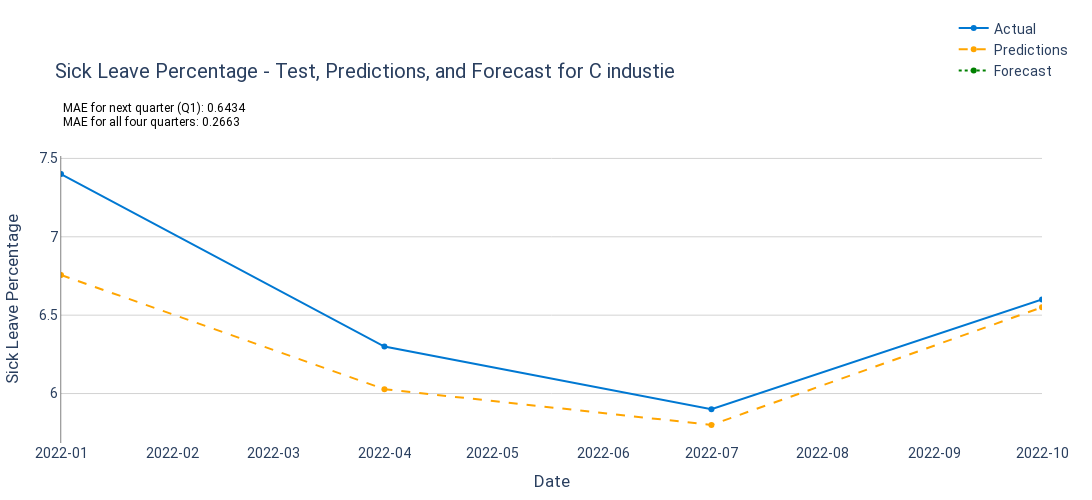

Source (notebook cell):
### Code cell
# 16.Visualization with Combined Plot for Test, Predictions, and Forecast
fig = go.Figure()

# Add actual sick leave percentage line (test data)
fig.add_trace(go.Scatter(
    x=y_test.index,
    y=y_test,
    mode='lines+markers',
    name='Actual',
    line=dict(color='#0078d2', width=2)
))

# Add predictions line for test period
fig.add_trace(go.Scatter(
    x=y_test.index,
    y=y_pred_test,
    mode='lines+markers',
    name='Predictions',
    line=dict(color='orange', width=2, dash='dash')
))

# Add forecast line for future period
fig.add_trace(go.Scatter(
    x=pd.date_range(start="2023-01-01", periods=4, freq='QS'),
    y=forecast_mean,
    mode='lines+markers',
    name='Forecast',
    line=dict(color='green', width=2, dash='dot')
))

# Add MAE values as text annotations
fig.add_annotation(
    xref="paper", yref="paper", x=0.00, y=1.15, showarrow=False,
    text=f"MAE for all four quarters: {mae_all:.4f}",
    font=dict(size=12, color="black")
)

fig.add_annotation(
    xref="paper", yref="paper", x=0.00, y=1.20, showarrow=False,
    text=f"MAE for next quarter (Q1): {mae_q1:.4f}",
    font=dict(size=12, color="black")
)

# Set layout and design for better visualization
fig.update_layout(
    title=f'Sick Leave Percentage - Test, Predictions, and Forecast for {branch_name.capitalize()}',
    xaxis_title='Date',
    yaxis_title='Sick Leave Percentage',
    plot_bgcolor='white',
    xaxis=dict(
        showgrid=False,
        tickformat="%Y-%m",  # Year-Month format for clearer date labeling
        range=[y_test.index.min(), pd.Timestamp("2022-10-01")]
    ),
    yaxis=dict(
        showgrid=True, gridcolor='lightgrey', showline=True, linewidth=0.5, linecolor='black'
    ),
    legend=dict(
        x=0.91, y=1.5, traceorder="normal"
    ),
    font=dict(family="Roboto", size=14),
    margin=dict(l=50, r=50, t=80, b=50),
    width=1100, height=500
)

# Show Plot
fig.show()

# Optionally Save Plot as HTML
fig.write_html("C:/Users/c.hakker/Downloads/Sick_leave_predict_sarimax_g_handel.html")

### Figure 1 — Plotly figure (JSON) as saved in the notebook; plotly's stock layout.template omitted (floating-point values rounded to 4 significant figures)
{"data": [{"line": {"color": "#0078d2", "width": 2}, "mode": "lines+markers", "name": "Actual", "type": "scatter", "x": ["2022-01-01T00:00:00", "2022-04-01T00:00:00", "2022-07-01T00:00:00", "2022-10-01T00:00:00"], "y": [7.4, 6.3, 5.9, 6.6]}, {"line": {"color": "orange", "dash": "dash", "width": 2}, "mode": "lines+markers", "name": "Predictions", "type": "scatter", "x": ["2022-01-01T00:00:00", "2022-04-01T00:00:00", "2022-07-01T00:00:00", "2022-10-01T00:00:00"], "y": [6.757, 6.028, 5.8, 6.55]}, {"line": {"color": "green", "dash": "dot", "width": 2}, "mode": "lines+markers", "name": "Forecast", "type": "scatter", "x": ["2023-01-01T00:00:00", "2023-04-01T00:00:00", "2023-07-01T00:00:00", "2023-10-01T00:00:00"], "y": [6.757, 6.028, 5.8, 6.55]}], "layout": {"annotations": [{"font": {"color": "black", "size": 12}, "showarrow": false, "text": "MAE for all four quarters: 0.2663", "x": 0, "xref": "paper", "y": 1.15, "yref": "paper"}, {"font": {"color": "black", "size": 12}, "showarrow": false, "text": "MAE for next quarter (Q1): 0.6434", "x": 0, "xref": "paper", "y": 1.2, "yref": "paper"}], "font": {"family": "Roboto", "size": 14}, "height": 500, "legend": {"traceorder": "normal", "x": 0.91, "y": 1.5}, "margin": {"b": 50, "l": 50, "r": 50, "t": 80}, "plot_bgcolor": "white", "title": {"text": "Sick Leave Percentage - Test, Predictions, and Forecast for C industie"}, "width": 1100, "xaxis": {"range": ["2022-01-01T00:00:00", "2022-10-01T00:00:00"], "showgrid": false, "tickformat": "%Y-%m", "title": {"text": "Date"}}, "yaxis": {"gridcolor": "lightgrey", "linecolor": "black", "linewidth": 0.5, "showgrid": true, "showline": true, "title": {"text": "Sick Leave Percentage"}}}}
